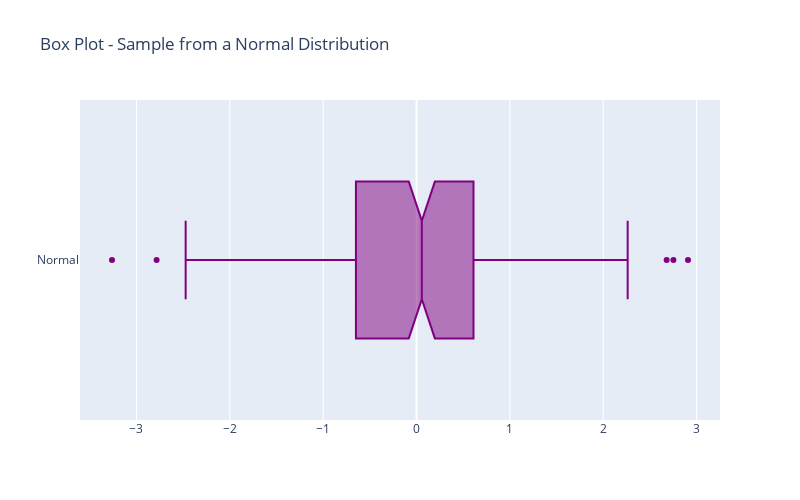

Write notebook code for a chart like this one.
### Markdown cell above
2. Create a `Figure` object and make a simple notched box plot using the function `Box`. Then customise the layout by calling the method `update_layout`

### Code cell
fig = go.Figure()
fig.add_trace(go.Box(x=df["Normal"], 
                     notched=True, 
                     marker_color='purple', 
                     name='Normal',
                     ))
fig.update_layout(title='Box Plot - Sample from a Normal Distribution', 
                  height = 500, width = 800,)

### Figure 1 — Plotly figure (JSON) as saved in the notebook; plotly's stock layout.template omitted (floating-point values rounded to 4 significant figures; data arrays with more than 128 entries replaced by an {"elided": "..."} marker saying what was removed)
{"data": [{"marker": {"color": "purple"}, "name": "Normal", "notched": true, "type": "box", "x": {"elided": "200 float values"}}], "layout": {"height": 500, "title": {"text": "Box Plot - Sample from a Normal Distribution"}, "width": 800}}
